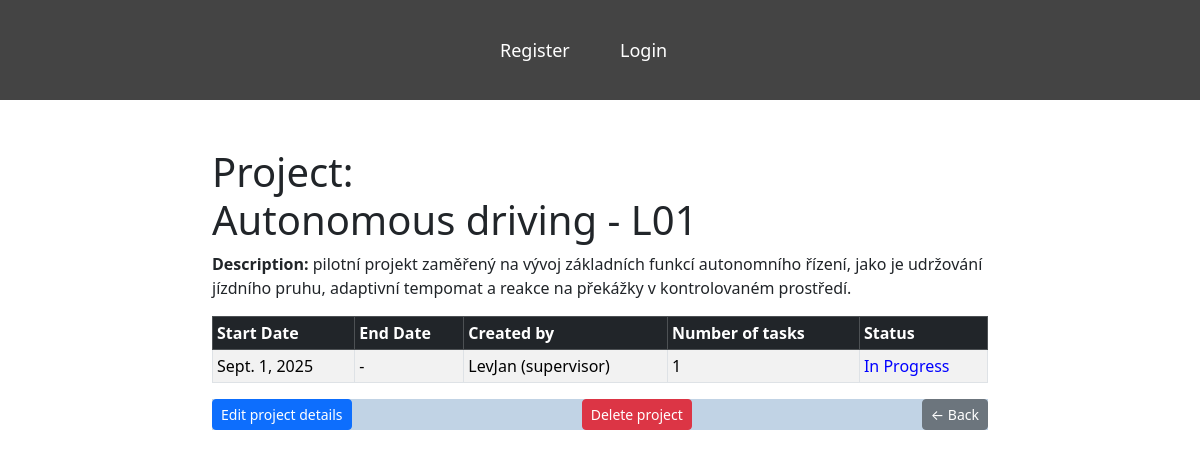
/projects/1/, run on the app's committed database.
### projects/models.py (models this page shows, shortened)
class Project(models.Model):
    STATUS_CHOICES = [
        ('planned', 'Planned'),
        ('in_progress', 'In Progress'),
        ('completed', 'Completed'),
    ]
    name = models.CharField(max_length=100)
    description = models.TextField()
    start_date = models.DateField()
    end_date = models.DateField(null=True, blank=True)
    status = models.CharField(max_length=50, choices=STATUS_CHOICES, default='planned')
    assigned_to = models.ForeignKey(settings.AUTH_USER_MODEL, on_delete=models.SET_NULL, null=True, blank=True, related_name="projects")

### users/models.py (models this page shows)
class CustomUser(AbstractUser):
    ROLE_CHOICES = [
        ('admin', 'Admin'),
        ('supervisor', 'Project Supervisor'),
        ('staff', 'Staff'),
    ]
    role = models.CharField(max_length=20, choices=ROLE_CHOICES, default='staff')
    def __str__(self):
        return f"{self.username} ({self.role})"

### projects/views.py (the view)
# urls.py: path('<int:project_id>/', views.get_project_detail, name='project_detail'),
def get_project_detail(request, project_id):
    project = Project.objects.get(id=project_id)
    return render(request, 'projects/project_detail.html', {'project': project})

### projects/templates/projects/project_detail.html (shortened to what this page needs)
{% extends "base.html" %}
{% block content %}
<h1>Project: <br>{{ project.name }}</h1>
<p><strong>Description:</strong> {{ project.description }}</p>
<table class="table table-bordered table-striped table-hover w-100 table-sm">
    <thead class="table-dark">
        <tr>
            <th>Start Date</th>
            <th>End Date</th>
            <th>Created by</th>
            <th>Number of tasks</th>
            <th>Status</th>
        </tr>
    </thead>
    <tbody>
        <tr>
            <td>{{ project.start_date }}</td>
            <td>{{ project.end_date|default:"-" }}</td>
            <td>{{ project.assigned_to }}</td>
            <td>{{ project.tasks.count }}</td>
            <td>
                {% if project.status == 'planned' %}
                    <span style="color: gray;">Planned</span>
                {% elif project.status == 'in_progress' %}
                    <span style="color: blue;">In Progress</span>
                {% elif project.status == 'completed' %}
                    <span style="color: green;">Completed</span>
                {% else %}
                    {{ project.status }}
                {% endif %}
            </td>
        </tr>
    </tbody>
</table>
        <div class="card-footer" style="background-color: #94b3d393;">
            <a href="{% url 'edit_project' project.id %}" class="btn btn-primary btn-sm">Edit project details</a>
        <button type="button" class="btn btn-danger btn-sm" data-bs-toggle="modal" data-bs-target="#deleteModal">
            Delete project
        </button>
        <a href="{% url 'project_search' %}" class="btn btn-secondary btn-sm">← Back</a>
{% endblock %}

### _static/styles.css (style rules this page uses)
body { box-sizing: border-box; margin: 0; font-family: Poppins, Helvetica, sans-serif; background: #fafafa; }
.card-footer { display: flex; justify-content:space-between; }

### data on the page
Project: name "Autonomous driving - L01", description "pilotní projekt zaměřený na vývoj základních funkcí autonomního řízení, jako je udržování jízdního pruhu, adaptivní tempomat a reakce na překážky v kontrolovaném prostředí.", start_date "Sept. 1, 2025", end_date "-", assigned_to "LevJan (supervisor)", tasks.count "1"
